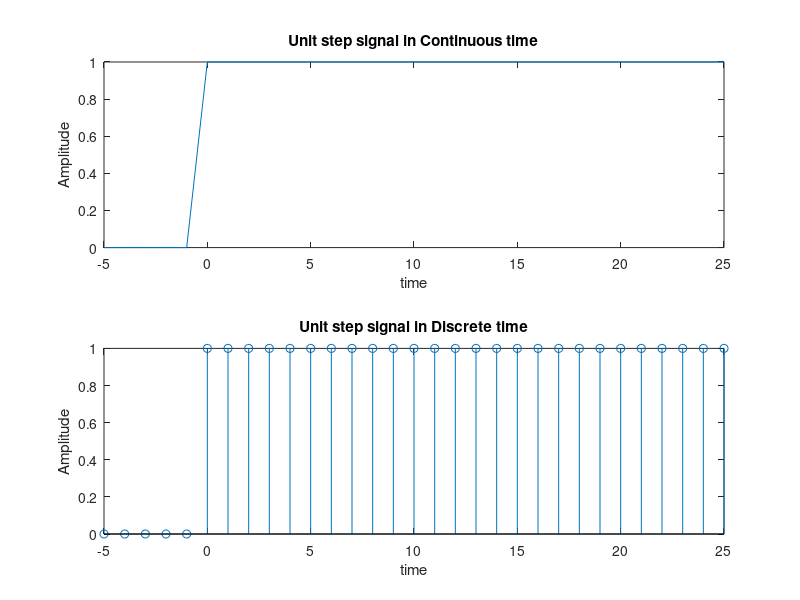

Write MATLAB code to recreate this figure.
%Write a program to implement UNIT STEP SIGNAL
clc;
close all;
clear all;
t2=-5:1:25;
x2=[zeros(1,5),ones(1,26)];
%For Continuous time
subplot(2,1,1);
plot(t2,x2);
xlabel('time');
ylabel('Amplitude');
title('Unit step signal in Continuous time');
%For Discrete time
subplot(2,1,2);
stem(t2,x2);
xlabel('time');
ylabel('Amplitude');
title('Unit step signal in Discrete time');
